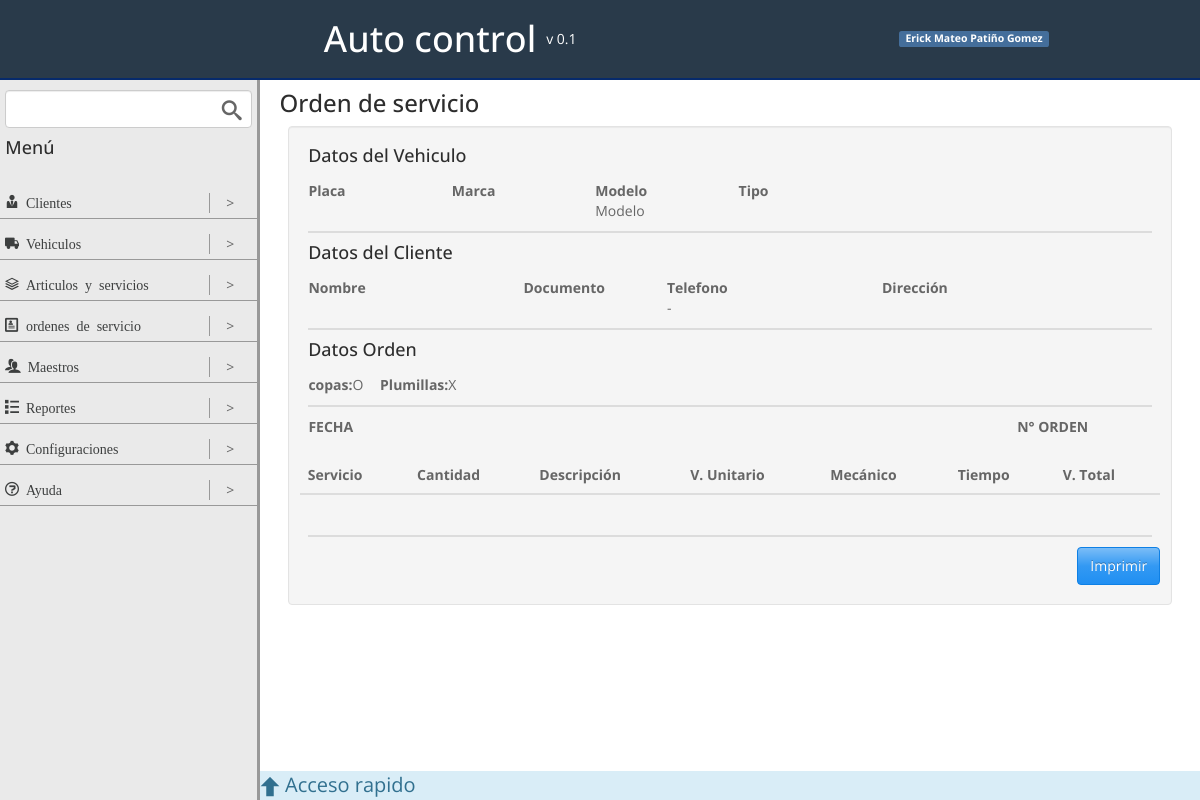
The app's page /orden-servicio/27/, older data.
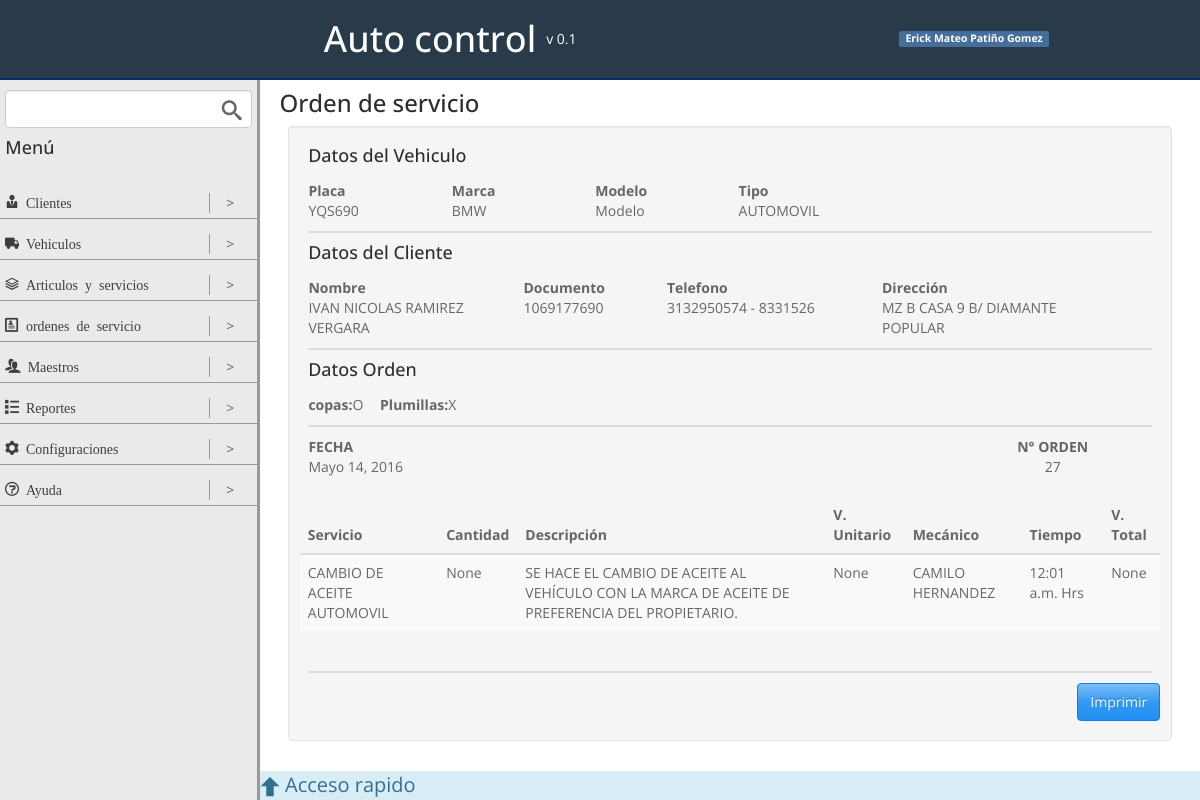
The same page, newer data.
### ordenes_servicios/models.py (models this page shows, shortened)
class ordenServicioModel(models.Model):
	vehiculo = models.ForeignKey(vehiculoModel,null=False,blank=False)
	fecha = models.DateField(null=False,blank=False,default=datetime.now)
	state = models.PositiveIntegerField(default = 1)

class ordenServicioDetalleModel(models.Model):
	servicio = models.ForeignKey(servicioModel,null=False,blank=False)
	cantidad = models.PositiveIntegerField(null=True,blank=True)
	valorUnitario = models.PositiveIntegerField(null=True,blank=True,verbose_name='V. Unitario')
	valorTotal = models.PositiveIntegerField(null=True,blank=True, verbose_name='V. Total')
	mecanico = models.ForeignKey(mecanicoModel,null=True,blank=True)
	ordenServicio = models.ForeignKey(ordenServicioModel,null=False,blank=False)
	time = models.TimeField(auto_now = False, null = True, blank = True)

### vehiculos/models.py (models this page shows, shortened)
class vehiculoModel(models.Model):
	placa = models.CharField(max_length=10, primary_key=True, null=False, blank=False)
	cilindraje = models.IntegerField(null=True, blank=True)
	marca = models.ForeignKey(MarcaModel, null=True, blank=True)
	clase = models.CharField(max_length=50, null=True, blank=True)
	tipo = models.ForeignKey(tipoVehiculoModel, null=True, blank=True)
	cliente = models.ForeignKey(clienteModel, null=False, blank=False)
	foto = models.ImageField(upload_to = 'img/vehiculo/', default = 'img/none.jpg')

class MarcaModel(models.Model):
	marca = models.CharField(max_length=50)
	def __str__(self):
		return u'%s' % (self.marca)

class tipoVehiculoModel(models.Model):
	nombre = models.CharField(max_length=50)
	def __str__(self):
		return u'%s' % (self.nombre)

### clientes/models.py (models this page shows, shortened)
class clienteModel(models.Model):
	nombre = models.CharField(max_length=35)
	apellido = models.CharField(max_length=35)
	documento = models.CharField(max_length=20)
	telefono = models.CharField(max_length=20, blank=True, null=True)
	celular = models.CharField(max_length=50)
	direccion = models.CharField(max_length=50, blank=True, null=True)
	email = models.EmailField(blank=True, null=True)
	def __str__(self):
		return u'%s %s' % (self.nombre, self.apellido)

### articulos_servicios/models.py (models this page shows, shortened)
class servicioModel(models.Model):
	nombre = models.CharField(max_length=100)
	valor =  models.PositiveIntegerField()
	servicio = models.BooleanField(default = True)
	grupo = models.ForeignKey(grupoServicioModel, blank = True, null = True)
	time = models.TimeField(default = '0:00:00')
	detail = models.CharField(max_length = 1000, default = '-')
	def __str__(self):
		return u'%s' % (self.nombre)

### maestros/models.py (models this page shows, shortened)
class mecanicoModel(models.Model):
	nombre = models.CharField(max_length=50)
	apellido = models.CharField(max_length=50)
	telefono = models.CharField(max_length=20, blank=True, null=True)
	celular = models.CharField(max_length=20)
	direccion = models.CharField(max_length=50, blank=True, null=True)
	activo = models.BooleanField(default=True)
	def __str__(self):
		return u'%s %s' % (self.nombre, self.apellido)

### ordenes_servicios/views.py (the view)
# urls.py: url(r'^orden-servicio/(?P<pk>[\w\-]+)/$', 'ordenes_servicios.views.detalleOrdenServicio', name = 'detalle_orden_servicio'),
def detalleOrdenServicio(request, pk):
	sum_tot = 0
	orden = get_or_none(ordenServicioModel, pk=pk)
	ordenDetalle = ordenServicioDetalleModel.objects.filter(ordenServicio = orden)
	context = {
		'orden' : orden,
		'ordenDetalle' : ordenDetalle,
	}
	return render(request,'detail_orden_servicio.html', context)

### app/utils.py (called while the page is built)
def get_or_none(Model, **kwargs):
	try:
		return Model.objects.get(**kwargs)
	except ObjectDoesNotExist:
		return None

### ordenes_servicios/templates/detail_orden_servicio.html
{% extends "base.html" %}
{% block contentViewTitle %}
	<h3>Orden de servicio</h3>
{% endblock contentViewTitle %}
{% block content %}
<div class="well orden-servicio">
	<h4>Datos del Vehiculo</h4>
	<div class="row orden-datos-vehiculo">
		<div class="col-2">
			<span class="labelfield">Placa</span>
			<span class="dato">{{ orden.vehiculo.placa }}</span>
		</div>
		<div class="col-2">
			<span class="labelfield">Marca</span>
			<span class="dato">{{ orden.vehiculo.marca }}</span>
		</div>
		<div class="col-2">
			<span class="labelfield">Modelo</span>
			<span class="dato">Modelo</span>
		</div>
		<div class="col-2">
			<span class="labelfield">Tipo</span>
			<span class="dato">{{ orden.vehiculo.tipo }}</span>
		</div>
	</div>
	<div class="separator-horizontal"></div>
	<h4>Datos del Cliente</h4>
	<div class="row orden-datos-cliente">
		<div class="col-3">
			<span class="labelfield">Nombre</span>
			<span class="dato">{{ orden.vehiculo.cliente }}</span>
		</div>
		<div class="col-2">
			<span class="labelfield">Documento</span>
			<span class="dato">{{ orden.vehiculo.cliente.documento }}</span>
		</div>
		<div class="col-3">
			<span class="labelfield">Telefono</span>
			<span class="dato">{{ orden.vehiculo.cliente.celular }} - {{ orden.vehiculo.cliente.telefono }}</span>
		</div>
		<div class="col-3">
			<span class="labelfield">Dirección</span>
			<span class="dato">{{ orden.vehiculo.cliente.direccion }}</span>
		</div>
	</div>
	<div class="separator-horizontal"></div>
	<h4>Datos Orden</h4>
	<div class="row">
		<div class="col-1 middle flex">
			<label for="">copas: </label>O
		</div>
		<div class="col-2 middle flex">
			<label for="">Plumillas: </label>X
		</div>
	</div>
	<div class="separator-horizontal"></div>
	<div class="row">
		<div class="col-3">
			<span class="labelfield">FECHA</span>
			<span class="dato">{{ orden.fecha }}</span>
		</div>
		<div class="col-6"></div>
		<div class="col-3 center">
			<span class="labelfield">N° ORDEN</span>
			<span class="dato">{{ orden.id }}</span>
		</div>
	</div>
	<div class="row orden-datos-servicio">
		<table class="table table-striped table-hover ">
			<thead>
				<tr>
					<th>Servicio</th>
					<th>Cantidad</th>
					<th>Descripción</th>
					<th>V. Unitario</th>
					<th>Mecánico</th>
					<th>Tiempo</th>
					<th>V. Total</th>
				</tr>
			</thead>
			<tbody>
				{% for detalle in ordenDetalle %}
					<tr>
						<td>{{ detalle.servicio }}</td>
						<td>{{ detalle.cantidad }}</td>
						<td>{{ detalle.servicio.detail }}</td>
						<td>{{ detalle.valorUnitario }}</td>
						<td>{{ detalle.mecanico }}</td>
						<td>{{ detalle.servicio.time }} Hrs</td>
						<td>{{ detalle.valorTotal }}</td>
					</tr>
				{% endfor %}
			</tbody>
		</table>
	</div>
	<div class="separator-horizontal"></div>
		<div class="row end">
			<a href="{% url 'imprimir_orden_servicio' orden.pk %}" class="btn btn-info">Imprimir</a>
		</div>
</div>
{% endblock content %}

Row changes from the older to the newer data that the page shows:
added ordenServicioModel: vehiculo.placa "YQS690", vehiculo.marca "BMW", vehiculo.tipo "AUTOMOVIL", vehiculo.cliente "IVAN NICOLAS RAMIREZ VERGARA", vehiculo.cliente.documento "1069177690", vehiculo.cliente.celular "3132950574", vehiculo.cliente.telefono "8331526", vehiculo.cliente.direccion "MZ B CASA 9 B/ DIAMANTE POPULAR", fecha "Mayo 14, 2016", id "27"
added ordenServicioDetalleModel: servicio "CAMBIO DE ACEITE AUTOMOVIL", cantidad "None", servicio.detail "SE HACE EL CAMBIO DE ACEITE AL VEHÍCULO CON LA MARCA DE ACEITE DE PREFERENCIA DEL PROPIETARIO.", valorUnitario "None", mecanico "CAMILO HERNANDEZ", servicio.time "12:01 a.m.", valorTotal "None"
